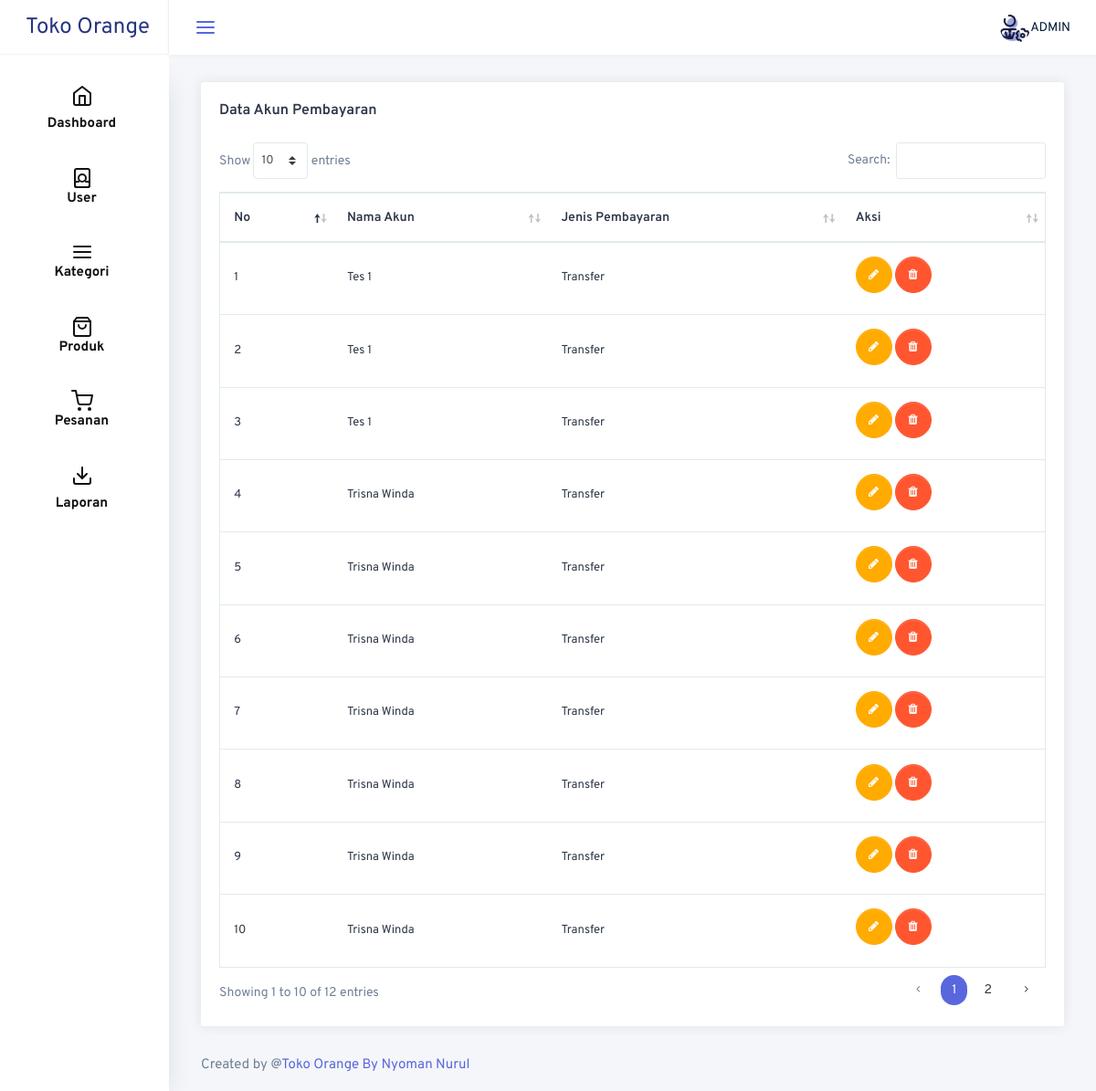
The app's page /admin/akun_pembayaran.php with its own data.
### tables this page shows
CREATE TABLE `data_pesanan` (
  `id_pesanan` int(11) NOT NULL,
  `tgl_pesanan` datetime NOT NULL,
  `jenis_pembayaran` varchar(20) NOT NULL,
  `total_pesanan` double NOT NULL,
  `id_user` int(11) NOT NULL,
  `status` varchar(50) NOT NULL,
  `nama` varchar(100) NOT NULL,
  `alamat` text NOT NULL,
  `email` varchar(100) NOT NULL,
  `telpon` varchar(100) NOT NULL
);

CREATE TABLE `user` (
  `id_user` int(11) NOT NULL,
  `username` varchar(50) NOT NULL,
  `password` varchar(50) NOT NULL,
  `nama` varchar(100) NOT NULL,
  `alamat` varchar(100) NOT NULL,
  `email` varchar(50) NOT NULL,
  `telpon` varchar(50) NOT NULL
);

### admin/akun_pembayaran.php (the view, shortened to what this page needs)
<!doctype html>
<html lang="en">
<?php include('head.php');?>
<body class="sidebar-mini">
    <div class="main-container-wrapper">
        <?php include('header.php');?>
        <div class="container-fluid page-body-wrapper">
            <?php include('side-bar.php');?>
            <div class="main-panel">
                <div class="content-wrapper">
                    <div class="data-table-area">
                        <div class="container-fluid">
                            <div class="row">
                                    <div class="col-12 box-margin">
                                        <div class="card">
                                            <div class="card-body">
                                                <h4 class="card-title mb-2">Data Akun Pembayaran</h4>
                                                <table id="basic-datatable" class="table dt-responsive nowrap w-100">
                                                    <thead>
                                                        <tr>
                                                            <th>No</th>
                                                            <th>Nama Akun</th>
                                                            <th>Jenis Pembayaran</th>
                                                            <th>Aksi</th>
                                                        </tr>
                                                    </thead>
                                                    <tbody>
                                                        <tr>
                                                            <?php
                                                            include("koneksi.php");
                                                            $query = mysqli_query($koneksi,
                                                            "SELECT * FROM data_pesanan P
                                                            JOIN user U
                                                            ON P.id_user = U.id_user");
                                                            $no = 1;
                                                            while ($data = mysqli_fetch_array($query)) {
                                                                echo "
                                                                <td>$no</td>
                                                                <td>$data[nama]</td>
                                                                <td>$data[jenis_pembayaran]</td>
                                                                <td>
                                                                <button
                                                                    data-id_akunpembayaran='$data[id_pesanan]'
                                                                    data-nama='$data[nama]'
                                                                    data-jenis_pembayaran='$data[jenis_pembayaran]'
                                                                    type='button'
                                                                    class='edit btn btn-warning btn-circle mb-2'
                                                                    data-toggle='modal' data-target='#exampleModal'><i class='fa fa-pencil'></i>
                                                                </button>
                                                                <button
                                                                    data-id_akunpembayaran='$data[id_pesanan]'
                                                                    type='button' class='hapus btn btn-danger btn-circle mb-2'><i class='fa fa-trash'></i>
                                                                </button>
                                                            </td>
                                                        </tr>";
                                                        $no++;
                                                        }
                                                        ?>
                                                    </tbody>
                                                </table>
                                            </div>
                                        </div>
                                    </div>
                                </div>
                        </div>
                    </div>
                    <?php include('footer.php');?>
                </div>
            </div>
        </div>
    </div>
</body>
</html>

### admin/head.php (shortened to what this page needs)
<head>
  <link rel="stylesheet" href="css/default-assets/mini-event-calendar.min.css" />
  <link rel="stylesheet" href="css/default-assets/datatables.bootstrap4.css">
  <link rel="stylesheet" href="css/default-assets/responsive.bootstrap4.css">
  <link rel="stylesheet" href="css/default-assets/buttons.bootstrap4.css">
  <link rel="stylesheet" href="css/default-assets/select.bootstrap4.css">
  <link rel="stylesheet" href="style.css" />
</head>

### admin/header.php (shortened to what this page needs)
<nav class="navbar col-lg-12 col-12 p-0 fixed-top d-flex flex-row">
    <div class="text-center navbar-brand-wrapper d-flex align-items-center justify-content-center">
        <a class="navbar-brand brand-logo" href="index.html"><img src="" class="mr-2" alt="" />Toko Orange</a>
    </div>
    <div class="navbar-menu-wrapper d-flex align-items-center justify-content-between">
        <button class="navbar-toggler navbar-toggler align-self-center" type="button" data-toggle="minimize">
        </button>
        <ul class="top-navbar-area navbar-nav navbar-nav-right">
            <li class="nav-item nav-profile dropdown dropdown-animate">
                <a class="nav-link dropdown-toggle" href="#" data-toggle="dropdown" id="profileDropdown">
                    <img src="admin-logo.png" alt="profile" />ADMIN
                </a>
            </li>
        </ul>
    </div>
</nav>

### admin/side-bar.php (shortened to what this page needs)
<nav class="sidebar sidebar-offcanvas" id="sidebar">
  <ul class="nav">
    <li class="nav-item">
      <a class="nav-link" href="dashboard.php">
        <span class="menu-title">Dashboard</span>
      </a>
    </li>
    <li class="nav-item">
      <a class="nav-link" href="user.php">
        <span class="menu-title">User</span>
      </a>
    </li>
    <li class="nav-item">
      <a class="nav-link" href="kategori.php">
        <svg width="24" height="24" viewBox="0 0 24 24" fill="none" stroke="currentColor" stroke-width="2" stroke-linecap="round" stroke-linejoin="round" class="feather feather-list">
          <path d="M8 6h13M8 12h13M8 18h13M3 6h5M3 12h5M3 18h5"></path>
        </svg>
        <span class="menu-title">Kategori</span>
      </a>
    </li>
    <li class="nav-item">
      <a class="nav-link" href="produk.php">
        <span class="menu-title">Produk</span>
      </a>
    </li>
    <li class="nav-item">
      <a class="nav-link" href="pesanan.php">
        <span class="menu-title">Pesanan</span>
      </a>
    </li>
    <li class="nav-item">
      <a class="nav-link" href="input_laporan.php">
        <span class="menu-title">Laporan</span>
      </a>
    </li>
  </ul>
</nav>

### admin/footer.php
<div class="container-fluid">
  <div class="row">
    <div class="col-12">
      <footer class="footer-area d-sm-flex justify-content-center align-items-center justify-content-between">
        <div class="copywrite-text">
          <p>Created by @<a href="#">Toko Orange By Nyoman Nurul</a></p>
        </div>
      </footer>
    </div>
  </div>
</div>

### records on screen
data_pesanan: id_user.nama "Tes 1", jenis_pembayaran "Transfer"
data_pesanan: id_user.nama "Tes 1", jenis_pembayaran "Transfer"
data_pesanan: id_user.nama "Tes 1", jenis_pembayaran "Transfer"
data_pesanan: id_user.nama "Trisna Winda", jenis_pembayaran "Transfer"
data_pesanan: id_user.nama "Trisna Winda", jenis_pembayaran "Transfer"
data_pesanan: id_user.nama "Trisna Winda", jenis_pembayaran "Transfer"
data_pesanan: id_user.nama "Trisna Winda", jenis_pembayaran "Transfer"
data_pesanan: id_user.nama "Trisna Winda", jenis_pembayaran "Transfer"
data_pesanan: id_user.nama "Trisna Winda", jenis_pembayaran "Transfer"
data_pesanan: id_user.nama "Trisna Winda", jenis_pembayaran "Transfer"
